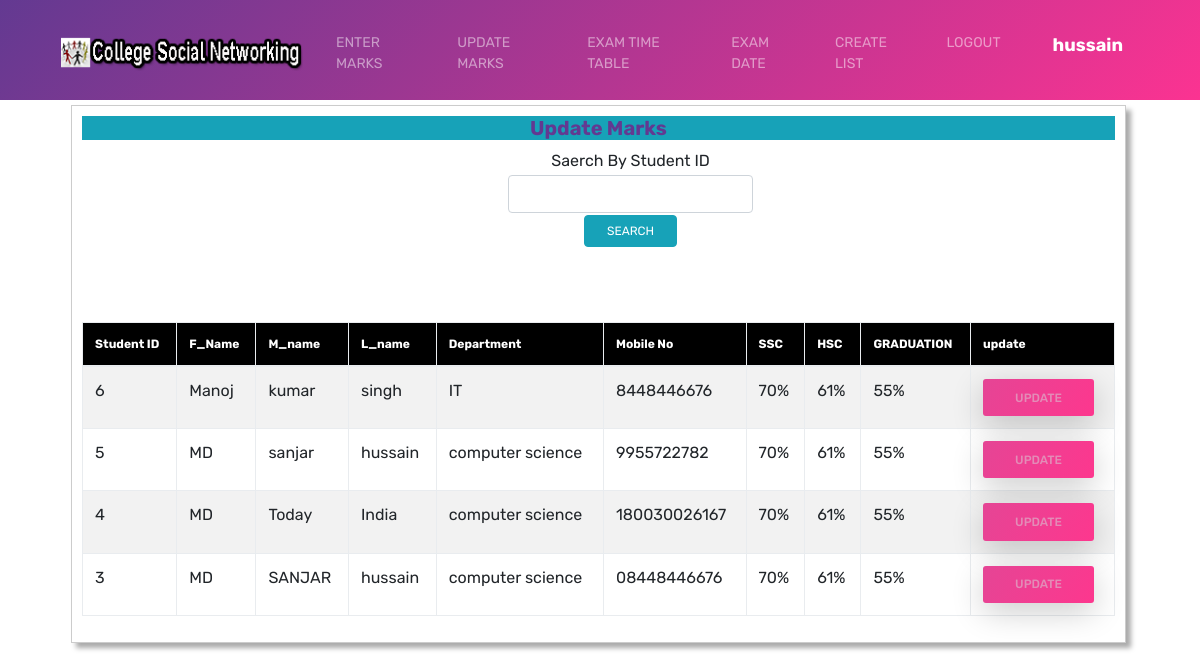
Page /exam_officer/update.php (signed in) on the committed database.
### tables this page shows
CREATE TABLE IF NOT EXISTS `registration` (
  `id` int(10) NOT NULL AUTO_INCREMENT,
  `f_name` varchar(100) NOT NULL,
  `m_name` varchar(100) NOT NULL,
  `l_name` varchar(100) NOT NULL,
  `dob` varchar(100) NOT NULL,
  `email` varchar(100) NOT NULL,
  `image` varchar(100) NOT NULL,
  `address` varchar(100) NOT NULL,
  `department` varchar(100) NOT NULL,
  `ssc` varchar(100) NOT NULL,
  `hsc` varchar(100) NOT NULL,
  `graduation` varchar(100) NOT NULL,
  `h_back` varchar(100) NOT NULL,
  `c_back` varchar(100) NOT NULL,
  `mobile` varchar(100) NOT NULL,
  `username` varchar(100) NOT NULL,
  `password` varchar(100) NOT NULL,
  PRIMARY KEY (`id`)
);

### exam_officer/update.php (the view, shortened to what this page needs)
<!doctype html>
<html lang="en">
<head>
<link rel="stylesheet" href="css/bootstrap.min.css">
<link rel="stylesheet" href="css/themify-icons.css">
<link rel="stylesheet" href="css/owl.carousel.min.css">
<link href="css/style.css" rel="stylesheet">
</head>
<body data-spy="scroll" data-target="#navbar" data-offset="30">
<div class="nav-menu fixed-top">
  <div class="container">
    <div class="row">
      <div class="col-md-12">
        <?php include('menu.php');?>
      </div>
    </div>
  </div>
</div>
<header class="bg-gradient" id="home"></header>
<div class="container-fluid">
<div class="container">
<div class="box1">
 <h4 class="title text-center bg-info"><strong> Update Marks</strong></h4>
              <form action="search-record.php" method="post" class="form-inline" style="margin-bottom:50px;">
                <table style="margin-left:425px;">
                  <tr>
                    <td class="text-center">Saerch By  Student ID</td>
                  </tr>
                  <tr>
                    <td><input type="text" class="form-control" name="search1"></td>
                  </tr>
                  <tr>
                    <td><center>
                        <input class=" btn btn-info " type="submit" value="Search" name="submit" id="Search" >
                      </center></td>
                  </tr>
                </table>
              </form>
              </form><br>
              <table class="table table-hover table-striped table-bordered">
                <thead style="background:#000; color:#FFF; font-size:12px; font-weight:bold;">
                <th>Student ID</th>
                  <th>F_Name</th>
                  <th>M_name</th>
                  <th>L_name</th>
                  <th>Department</th>
                  <th>Mobile No</th>
                   <th>SSC</th>
                    <th> HSC</th>
                    <th>GRADUATION</th>
                  <th>update</th>
                  </thead>
                <tbody>
                  <?php
			$query = "select * from registration order by id DESC";
			$query_run = mysql_query($query);
			while($data = mysql_fetch_array($query_run))
			{
							echo "<tr class='odd_row'>";
								echo "<td>".$data['id']."</td>";
								echo "<td>".$data['f_name']."</td>";
								echo "<td>".$data['m_name']."</td>";
								echo "<td>".$data['l_name']."</td>";
								echo "<td>".$data['department']."</td>";
						       echo "<td>".$data['mobile']."</td>";
							     echo "<td>".$data['ssc']."</td>";
								   echo "<td>".$data['hsc']."</td>";
								     echo "<td>".$data['graduation']."</td>";
							    echo "<td><button class='btn btn-primary'><a href='update.php?id=".$data['id']." '>update</a></button></td>";
								echo "</tr>";
					}
				?>
                </tbody>
              </table>
</div>
</div>
</div>
</body>
</html>

### exam_officer/css/style.css (style rules this page uses)
body { font-family: 'Rubik', sans-serif; position: relative; }
a { color: #e38cb7; }
h4 { font-size: 20px; font-weight: 500; color: #633991; }
.btn { font-size: 12px; font-weight: 400; text-transform: uppercase; padding: 0.375rem 1.35rem; transition: all 0.3s ease; }
.btn-primary { border-radius: 3px; background-image: -moz-linear-gradient( 122deg, #e54595 0%, #fd378e 100%); background-image: -webkit-linear-gradient( 122deg, #e54595 0%, #fd378e 100%); background-image: -ms-linear-gradient( 122deg, #e54595 0%, #fd378e 100%); background-image: linear-gradient( 122deg, #e54595 0%, #fd378e 100%); box-shadow: 0px 9px 32px 0px rgba(0, 0, 0, 0.2); font-weight: 500; padding: 0.6rem 2rem; border: 0; }
.nav-menu { padding: 1rem 0; transition: all 0.3s ease; }
header { padding: 100px 0 0; text-align: center; color: #FFF; }
.bg-gradient { background-image: -moz-linear-gradient( 135deg, rgba(60, 8, 118, 0.8) 0%, rgba(250, 0, 118, 0.8) 100%); background-image: -webkit-linear-gradient( 135deg, rgba(60, 8, 118, 0.8) 0%, rgba(250, 0, 118, 0.8) 100%); background-image: -ms-linear-gradient( 135deg, rgba(60, 8, 118, 0.8) 0%, rgba(250, 0, 118, 0.8) 100%); background-image: linear-gradient( 135deg, rgba(60, 8, 118, 0.8) 0%, rgba(250, 0, 118, 0.8) 100%); }

### exam_officer/update.php (style rules this page uses)
.box1 { width:95%; float:left; margin:5px; padding:10px; border:1px solid #CCCCCC; box-shadow: 5px 5px 5px #aaaaaa; }

### rows in the picture
registration: id "6", f_name "Manoj", m_name "kumar", l_name "singh", department "IT", mobile "8448446676", ssc "70%", hsc "61%", graduation "55%"
registration: id "5", f_name "MD", m_name "sanjar", l_name "hussain", department "computer science", mobile "9955722782", ssc "70%", hsc "61%", graduation "55%"
registration: id "4", f_name "MD", m_name "Today", l_name "India", department "computer science", mobile "180030026167", ssc "70%", hsc "61%", graduation "55%"
registration: id "3", f_name "MD", m_name "SANJAR", l_name "hussain", department "computer science", mobile "08448446676", ssc "70%", hsc "61%", graduation "55%"

### other values in the picture
$_SESSION['username'] "hussain"
